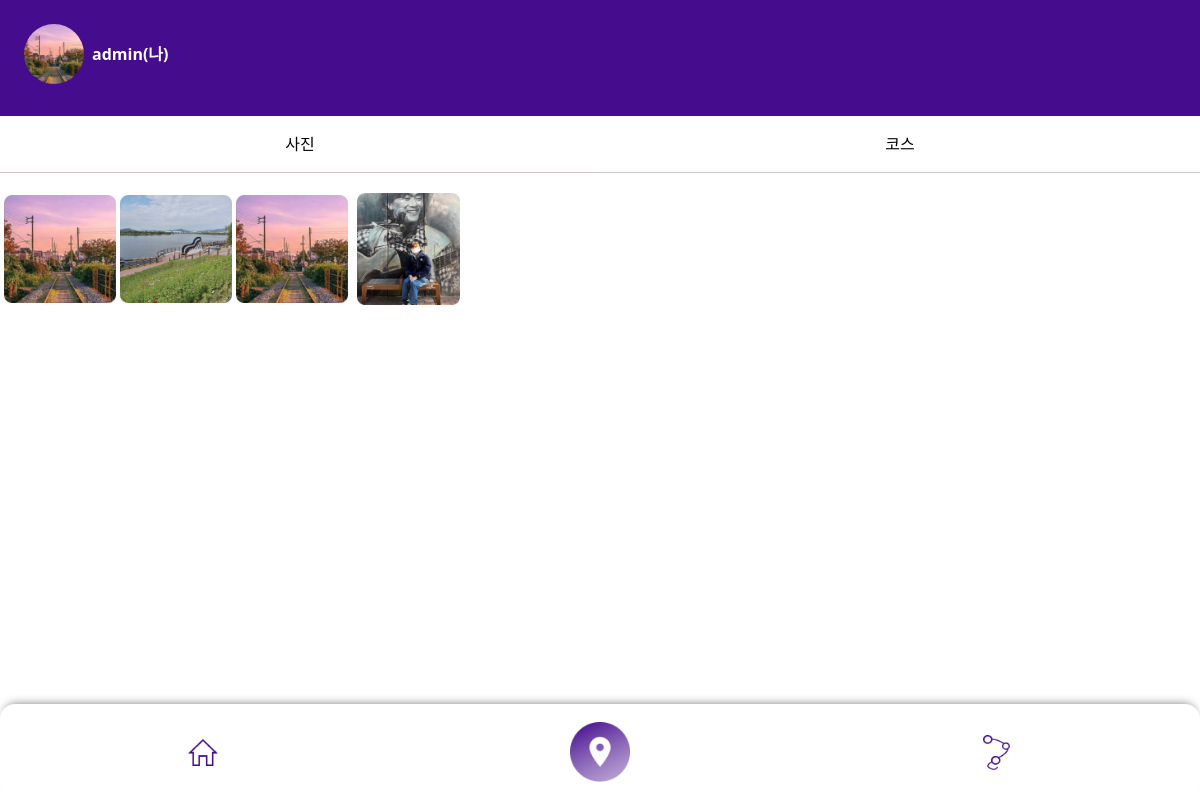
The app's page /myfeed/ (signed in) with its own data.
### account/models.py (models this page shows)
class User(AbstractUser):
    profile_img=models.ImageField()

### main/models.py (models this page shows, shortened)
class Place(models.Model):
    author=models.ForeignKey(User, on_delete=models.CASCADE, null=True)
    name=models.CharField(max_length=50)
    img=models.ImageField(null=True, blank=True)
    scrap_cnt=models.IntegerField(default=0)
    address=models.CharField(max_length=100)
    description=models.TextField(null=True, blank=True)
    category=models.CharField(max_length=20,null=True)
    hashtag=models.ForeignKey(HashRecommend, on_delete=models.CASCADE, null=True, blank=True)
    lat=models.FloatField()
    lng=models.FloatField()
    course=models.ForeignKey(Course, on_delete=models.CASCADE, null=True, blank=True, related_name="place")
    scrapper=models.ManyToManyField(User, blank=True, related_name="placescrap")

### main/views.py (the view)
# urls.py: path('myfeed/', views.myfeed, name="myfeed"),
def myfeed(request):
    return render(request, 'myfeed.html')

### main/templates/myfeed.html (shortened to what this page needs)
{% extends 'activefooter.html' %}
{% load static %}
{% block content %}
<div class="d-flex justify-content-start ap-writer-box ps-4 pe-2 align-items-center">
    <img class="circle-img" style="height:60px;" src="{{ user.profile_img.url }}">
    <div class="writer"><p style="margin:0; font-weight:bold; color: white;">{{ user }}(나)</p></div>
</div>
<ul class="nav nav-pills mb-3" id="pills-tab" role="tablist">
    <li class="nav-item" role="presentation">
    <button class="myfeed-tab nav-link active" id="pills-home-tab" data-bs-toggle="pill" data-bs-target="#pills-home" type="button" role="tab" aria-controls="pills-home" aria-selected="true">사진</button>
    <hr style="margin:0; border-color: #450C8D;">
    </li>
    <li class="nav-item" role="presentation">
    <button class="myfeed-tab nav-link" id="pills-profile-tab" data-bs-toggle="pill" data-bs-target="#pills-profile" type="button" role="tab" aria-controls="pills-profile" aria-selected="false">코스</button>
    <hr style="margin:0;">
    </li>
</ul>
<div class="tab-content" id="pills-tabContent">
<div class="tab-pane fade show active" id="pills-home" role="tabpanel" aria-labelledby="pills-home-tab" tabindex="0">
    <div class="pic-container p-1">
        {% for course in user.course_set.all %}
            {% for place in course.place.all %}
            <span class="pic"> <img style="width: 112px; height: 112px;" src="{{place.img.url}}" alt=""> </span>
            {% endfor %}
        {% endfor %}
    </div>
</div>
</div>
{% endblock %}

### main/static/css/style.css (style rules this page uses)
.circle-img { width: 60px; height: 60px; border-radius: 30px 30px 30px 30px / 30px 30px 30px 30px; border: #450C8D; }
.ap-writer-box { display:flex; align-items: center; background-image: url('/static/img/header-ap.png'); background-size: cover; background-repeat: no-repeat; padding-top: 1.5rem; padding-bottom: 2rem }
.writer { margin-left:0.5rem; }
.myfeed-tab { width:50vw !important; background-color:white !important; color:black !important; height:3.5rem; border-radius: 0px 0px 0px 0px / 0px 0px 0px 0px !important; }
.active { display:flex; }
.pic-container { width: 100%; padding-left: 1rem; padding-right: 1rem; }
.pic { width: 100px; height: 100px; padding: 0; object-fit: cover; }
.pic > img { object-fit: contain; }

### records on screen
User: profile_img (picture), username "admin"
Place: img (picture)
Place: img (picture)
Place: img (picture)
Place: img (picture)
